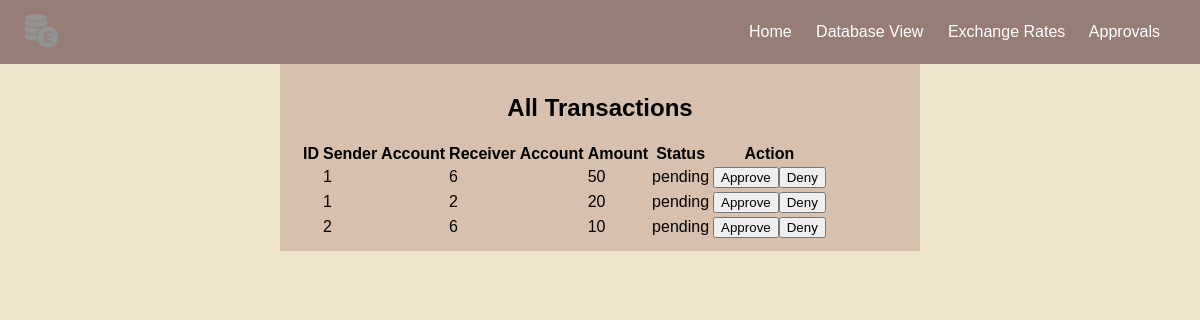
The page /approvals.php on the database its author committed.
### tables this page shows
CREATE TABLE "Transactions" (
	"transactionID"	INT,
	"amount"	DECIMAL(18, 2),
	"date"	DATE,
	"refunded"	BOOLEAN,
	"send_from"	INT,
	"send_to"	INT,
	"overlimit"	BOOLEAN,
	"status"	TEXT,
	FOREIGN KEY("send_to") REFERENCES "Account"("accountID"),
	FOREIGN KEY("send_from") REFERENCES "Account"("accountID"),
	PRIMARY KEY("transactionID")
);

### approvals.php (the view, shortened to what this page needs)
<?php
require("adminnav.php");
$databaseFile = 'C:\xampp\htdocs\Money Transfer App/CTAdb.db';
$db = new SQLite3($databaseFile);
function printTransactions($db) {
    $query = "SELECT * FROM Transactions WHERE status = 'pending'";
    $result = $db->query($query);
    if ($result) {
        echo "<h2>All Transactions</h2>";
        echo "<table class='transaction-table'>";
        echo "<tr><th>ID</th><th>Sender Account</th><th>Receiver Account</th><th>Amount</th><th>Status</th><th>Action</th></tr>";
        while ($row = $result->fetchArray(SQLITE3_ASSOC)) {
            echo "<tr>";
            echo "<td>{$row['transactionID']}</td>";
            echo "<td>{$row['send_from']}</td>";
            echo "<td>{$row['send_to']}</td>";
            echo "<td>{$row['amount']}</td>";
            echo "<td>{$row['status']}</td>";
            echo "<td>";
            if ($row['status'] == 'pending') {
                echo "<form method='post' action='approvals.php'>";
                echo "<button type='submit' name='approve'>Approve</button>";
                echo "<button type='submit' name='deny'>Deny</button>";
                echo "</form>";
            } else {
                echo "N/A";
            }
            echo "</td>";
            echo "</tr>";
        }
        echo "</table>";
    } else {
        echo "Error: Unable to fetch transactions";
    }
}
?>
<!DOCTYPE html>
<html>
<head>
    <link rel="stylesheet" type="text/css" href="style.css">
</head>
<body>
    <div class="application-container">
        <?php printTransactions($db); ?>
    </div>
</body>
</html>

### style.css (style rules this page uses)
body { margin: 0; font-family: Arial, sans-serif; background-color: #EEE3CB; }
h2 { text-align: center; }
.application-container { background-color: #D7C0AE; margin: auto; width: 50%; padding: 10px 20px; white-space: nowrap; }
.application-container { max-width: 1000px; margin: 0 auto; }

### rows shown on the page
transactions: send_from "1", send_to "6", amount "50", status "pending", send_to "2", amount "20", send_from "2", amount "10"
